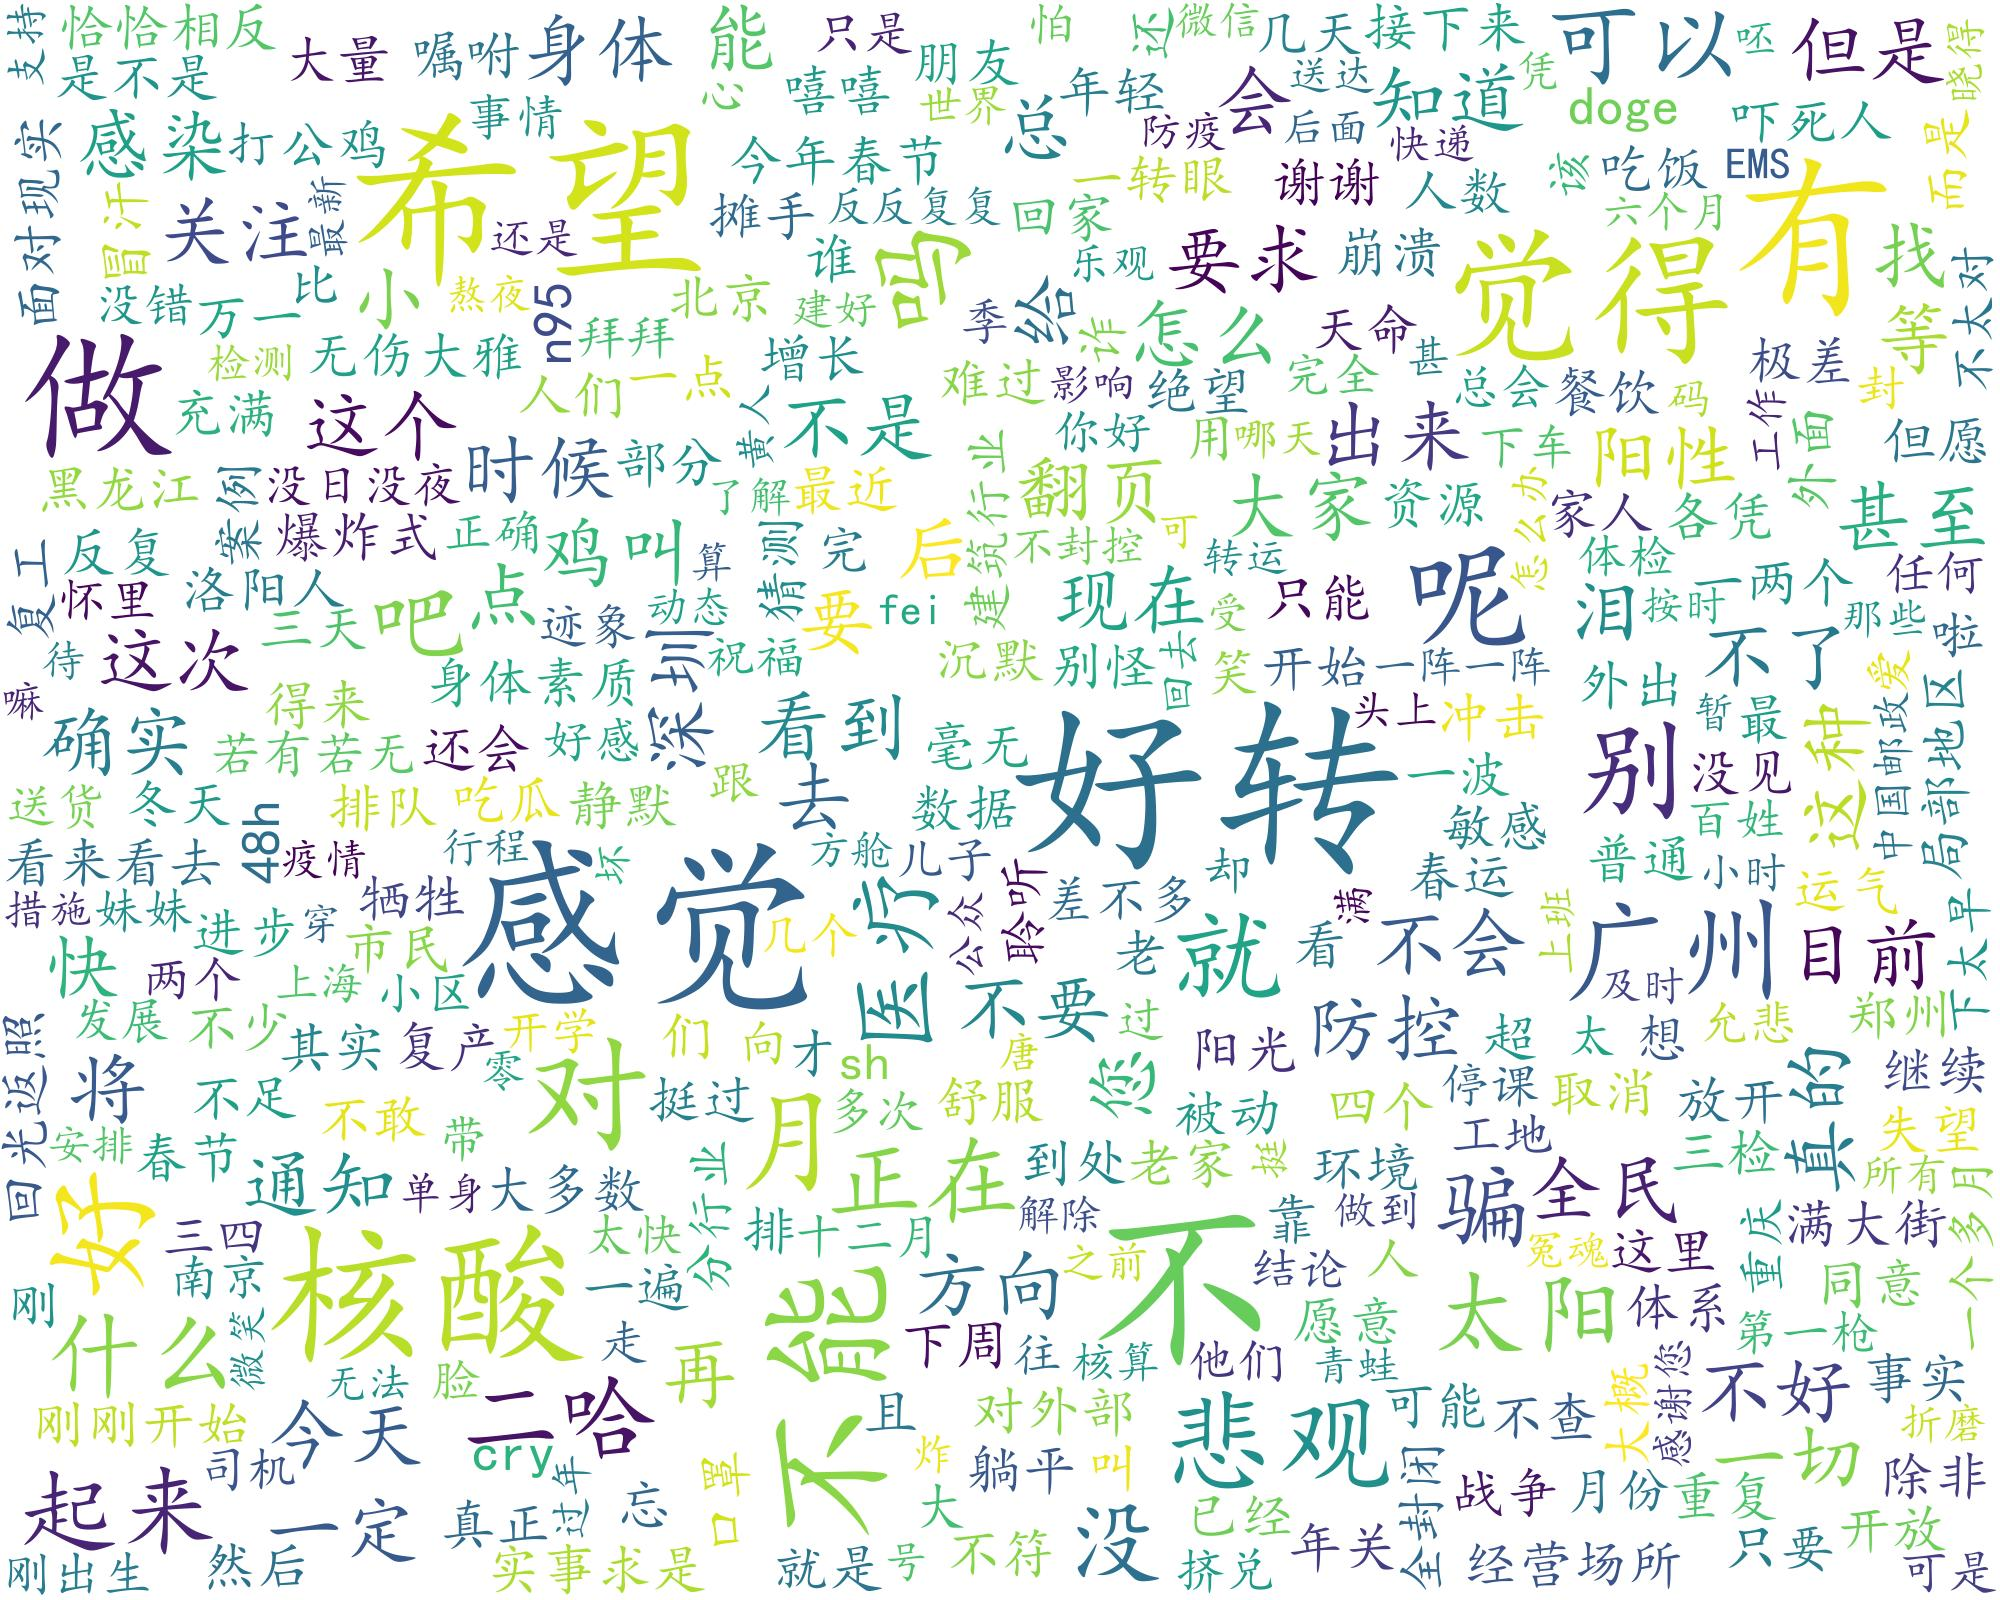

The Python source for this figure:
import os
import jieba
import matplotlib.pyplot as plt
from wordcloud import WordCloud, ImageColorGenerator, STOPWORDS

os.chdir(r'C:\Users\moonchild\OneDrive\MathandModel\NLP\WeiboCrapperAndEmotionAnalysis')
with open(r'res.txt', 'r', encoding="utf-8") as file:
    text = file.read()
print(text)
wordList = " ".join(jieba.lcut(text))
# backgroundImg = np.array(Image.open(r'1129079429_16667011306611n.jpg'))

cloud = WordCloud(
    width=2000,height=1600
    , background_color="white"
    , mode='RGB'
    # , mask=backgroundImg
    , max_words=2000
    , max_font_size=200
    , font_path=r'C:\Windows\Fonts\simkai.ttf'  # 必须要添加中文字体地址,否则会生成方框
    , relative_scaling=0.6
    , random_state=50
    # , scale=2
    , stopwords=STOPWORDS.update(
        ['我', '了', '在', '和', '是', '作者', '中', '那', '也', '里', '没有', '着', '都', '但', '被', '到', '与', '使',
         '很', '像', '说', '啊', '把', '又', '他', '之', 'w', 'W', '的', '你们', '你', '我们', '上', '而', '这',
         '一个'])
).generate(wordList)

plt.imshow(cloud)
plt.axis("off")
plt.show()
cloud.to_file("Cloud.jpg")
